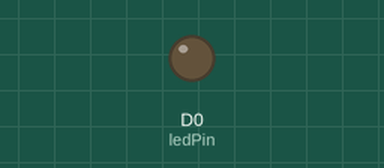
Recording of a sketch running on a simulated ESP8266 (NodeMCU). On the bench: output pins drawn as LEDs (lit = HIGH).

Above: at 0.5 s.
At 5.0 s:
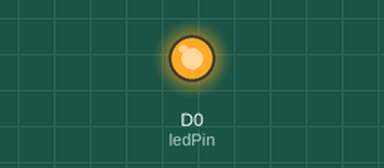
Timing chart, 0 to 6.9 s (numbered marks = the images above):
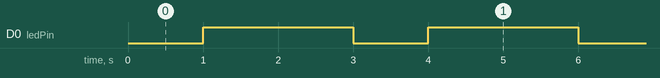

Measured:
- by itself, D0 (ledPin): alternates HIGH for 2.0 s and LOW for 1.0 s

The sketch:

ESP8266_001_Blink.ino
```cpp
/*
** ESP8266 Blink Sketch - more on http://42bots.com
** Note that you need to use the D0, D1...format for addressing the pins printed on the nodeMCU board.
** For the pin mapping diagram see: https://github.com/nodemcu/nodemcu-devkit-v1.0
** Connect an LED between pin marked as D0 on NodeMCU board and ground through a resistor 1K Ohm, or more.
** The onboard LED for NodeMCU Dev Kit Board v2 is on GPIO pin 16, marked as D0 on the board.
** The wider "unofficial" v3 of the NodeMCU board has no onboard LED.
** The onboard LED is connected in sink mode: it will be on when the pin is set to low (ground).
** If you have an LED connected to pin D0 it will be high, when the onboard LED is low.
*/

int ledPin = D0; // LED attached to pin D0 through a 1k Ohm resistor

void setup() {
  pinMode(ledPin, OUTPUT);     // Initialize the LED pin as an output
}

void loop() {
  digitalWrite(ledPin, LOW);   // Onboard LED is on, and the LED you connected to pin D0 is off.
  delay(1000);                 // Wait for a second
  digitalWrite(ledPin, HIGH);  // Onboard LED is off, and the LED you connected to pin D0 is on.
  delay(2000);                 // Wait for two seconds
}
```
